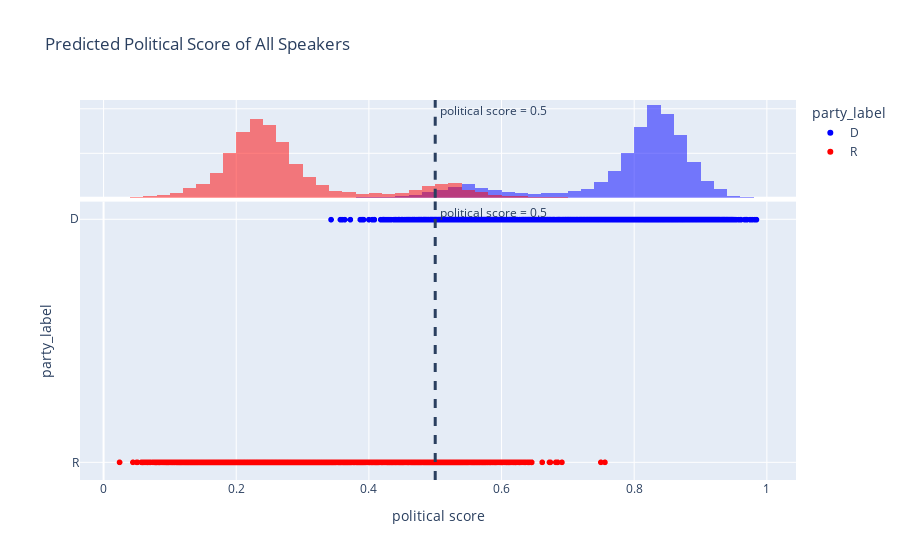

Write notebook code for a chart like this one.
### Code cell
fig = plot_score_by_speaker(by_speaker_clean, title = 'Predicted Political Score of All Speakers')
print_stats_of_pred(by_speaker_clean)

### Figure 1 — Plotly figure (JSON) as saved in the notebook; plotly's stock layout.template omitted (floating-point values rounded to 4 significant figures; data arrays with more than 128 entries replaced by an {"elided": "..."} marker saying what was removed)
{"data": [{"customdata": {"elided": "6339x1 str values"}, "hovertemplate": "party_label=%{y}<br>political score=%{x}<br>speaker=%{customdata[0]}<extra></extra>", "legendgroup": "D", "marker": {"color": "blue", "symbol": "circle"}, "mode": "markers", "name": "D", "showlegend": true, "type": "scattergl", "x": {"elided": "6339 float values"}, "xaxis": "x", "y": {"elided": "6339 str values"}, "yaxis": "y"}, {"alignmentgroup": "True", "bingroup": "x", "hovertemplate": "party_label=D<br>political score=%{x}<br>count=%{y}<extra></extra>", "legendgroup": "D", "marker": {"color": "blue"}, "name": "D", "offsetgroup": "D", "opacity": 0.5, "showlegend": false, "type": "histogram", "x": {"elided": "6339 float values"}, "xaxis": "x2", "yaxis": "y2"}, {"customdata": {"elided": "6099x1 str values"}, "hovertemplate": "party_label=%{y}<br>political score=%{x}<br>speaker=%{customdata[0]}<extra></extra>", "legendgroup": "R", "marker": {"color": "red", "symbol": "circle"}, "mode": "markers", "name": "R", "showlegend": true, "type": "scattergl", "x": {"elided": "6099 float values"}, "xaxis": "x", "y": {"elided": "6099 str values"}, "yaxis": "y"}, {"alignmentgroup": "True", "bingroup": "x", "hovertemplate": "party_label=R<br>political score=%{x}<br>count=%{y}<extra></extra>", "legendgroup": "R", "marker": {"color": "red"}, "name": "R", "offsetgroup": "R", "opacity": 0.5, "showlegend": false, "type": "histogram", "x": {"elided": "6099 float values"}, "xaxis": "x2", "yaxis": "y2"}], "layout": {"annotations": [{"showarrow": false, "text": " political score = 0.5", "x": 0.5, "xanchor": "left", "xref": "x", "y": 1, "yanchor": "top", "yref": "y domain"}, {"showarrow": false, "text": " political score = 0.5", "x": 0.5, "xanchor": "left", "xref": "x2", "y": 1, "yanchor": "top", "yref": "y2 domain"}], "barmode": "overlay", "legend": {"title": {"text": "party_label"}, "tracegroupgap": 0}, "shapes": [{"line": {"dash": "dash", "width": 3}, "type": "line", "x0": 0.5, "x1": 0.5, "xref": "x", "y0": 0, "y1": 1, "yref": "y domain"}, {"line": {"dash": "dash", "width": 3}, "type": "line", "x0": 0.5, "x1": 0.5, "xref": "x2", "y0": 0, "y1": 1, "yref": "y2 domain"}], "title": {"text": "Predicted Political Score of All Speakers"}, "xaxis": {"anchor": "y", "domain": [0, 1], "title": {"text": "political score"}}, "xaxis2": {"anchor": "y2", "domain": [0, 1], "matches": "x", "showgrid": true, "showticklabels": false}, "yaxis": {"anchor": "x", "categoryarray": ["R", "D"], "categoryorder": "array", "domain": [0, 0.7326], "title": {"text": "party_label"}}, "yaxis2": {"anchor": "x2", "categoryarray": ["R", "D"], "categoryorder": "array", "domain": [0.7426, 1], "matches": "y2", "showgrid": true, "showline": false, "showticklabels": false, "ticks": ""}}}
